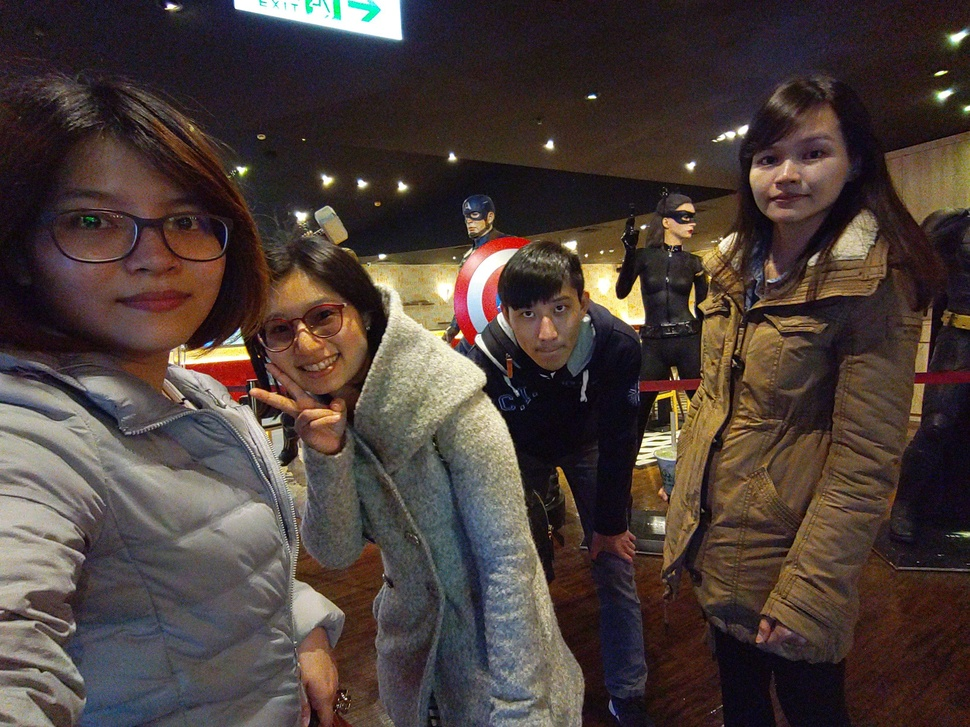
#> input picture data/2_97.jpg, 970 x 727 px, shrunk from 3264 x 2448 before the run, found by its file name
$ python stereographic.py
#> lines starting #> are read from the running program, lines starting #| are printed output that depends on the picture
import cv2
import numpy as np
import matplotlib.pyplot as plt


def FOV2f(fov, diagnoal):

    f = diagnoal / (2 * np.tan(fov / 2))
    return f


def correct(image, fov):

    h, w, _ = image.shape
    d = min(h, w)
    f = FOV2f(fov, d)
    r0 = d / (2 * np.tan(0.5 * np.arctan(d / (2 * f))))

    x = (np.arange(0, w, 1) - w / 2).astype(np.float32)
    y = (np.arange(0, h, 1) - h / 2).astype(np.float32)
    x, y = np.meshgrid(x, y)

    coords = np.stack([x, y], axis=-1)
    rp = np.linalg.norm(coords, axis=-1)
    ru = r0 * np.tan(0.5 * np.arctan(rp / f))

    x = x / ru * rp + w / 2
    y = y / ru * rp + h / 2

    out = cv2.remap(image, x, y, interpolation=cv2.INTER_LINEAR)

    return out


def get_uniform_stereo_mesh(image, fov, Q, mesh_ds_ratio):

    H, W, _ = image.shape
    Hm = H // mesh_ds_ratio + 2 * Q
    Wm = W // mesh_ds_ratio + 2 * Q
    d = min(Hm, Wm) * mesh_ds_ratio
    f = FOV2f(fov, d)
    r0 = d / (2 * np.tan(0.5 * np.arctan(d / (2 * f))))

    x = (np.arange(0, Wm, 1)).astype(np.float32) - (Wm // 2) + 0.5
    y = (np.arange(0, Hm, 1)).astype(np.float32) - (Hm // 2) + 0.5
    x = x * mesh_ds_ratio
    y = y * mesh_ds_ratio
    x, y = np.meshgrid(x, y)

    mesh_uniform = np.stack([x, y], axis=0)
    rp = np.linalg.norm(mesh_uniform, axis=0)
    ru = r0 * np.tan(0.5 * np.arctan(rp / f))

    x = x / ru * rp
    y = y / ru * rp
    mesh_stereo = np.stack([x, y], axis=0)

    return mesh_uniform, mesh_stereo


if __name__ == "__main__":

    image = cv2.imread("data/2_97.jpg")[::4, ::4, :]
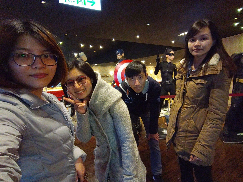
#> image: shape (182, 243, 3); mean B, G, R 57.7, 62.3, 75.4
    out = correct(image, np.pi * 97 / 180)
#> in correct, `out = cv2.remap(image, x, y, interpolation=cv2.INTER_LINEAR)`:
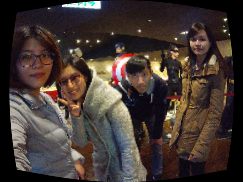
#> out: shape (182, 243, 3); mean B, G, R 50.6, 55.5, 66.9
    plt.imshow(image[:, :, ::-1])
    plt.axis("off")
    plt.show()
    plt.imshow(out[:, :, ::-1])
    plt.axis("off")
    plt.show()

$ run again, with data/11_120.jpg copied over data/2_97.jpg
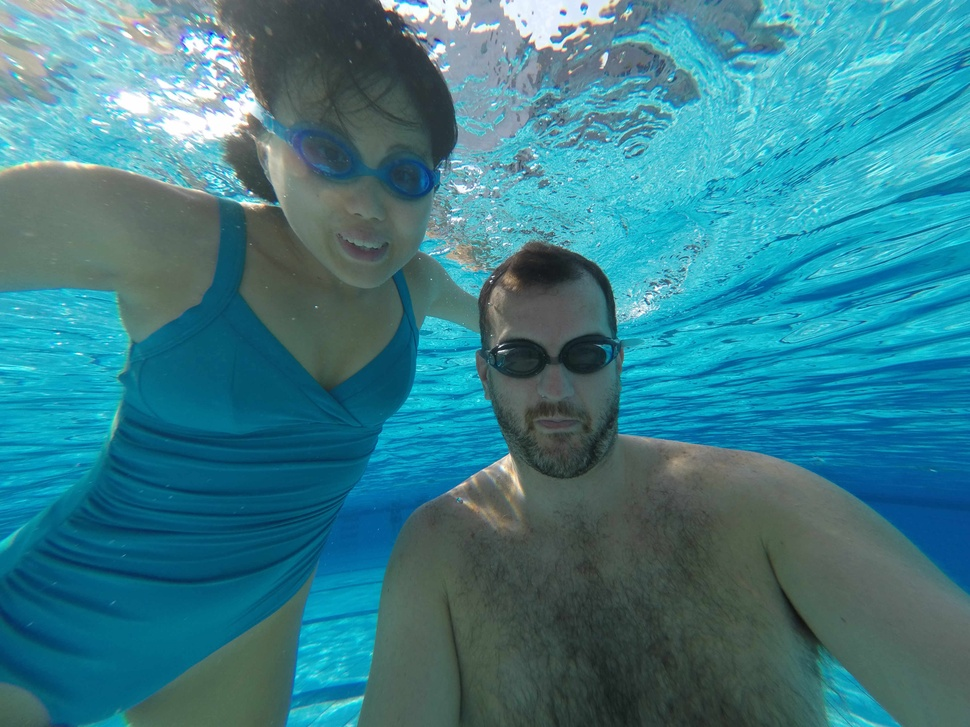
#> input picture data/11_120.jpg, 970 x 727 px, shrunk from 4000 x 3000 before the run, found by its file name
#> `image = cv2.imread("data/2_97.jpg")[::4, ::4, :]`:
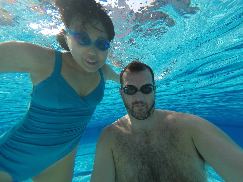
#> image: shape (182, 243, 3); mean B, G, R 138.2, 125.6, 57.1
#> in correct, `out = cv2.remap(image, x, y, interpolation=cv2.INTER_LINEAR)`:
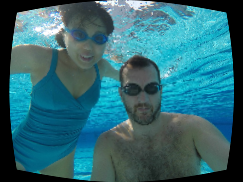
#> out: shape (182, 243, 3); mean B, G, R 115.5, 105.1, 48.3

$ run again, with data/12_116.jpg copied over data/2_97.jpg
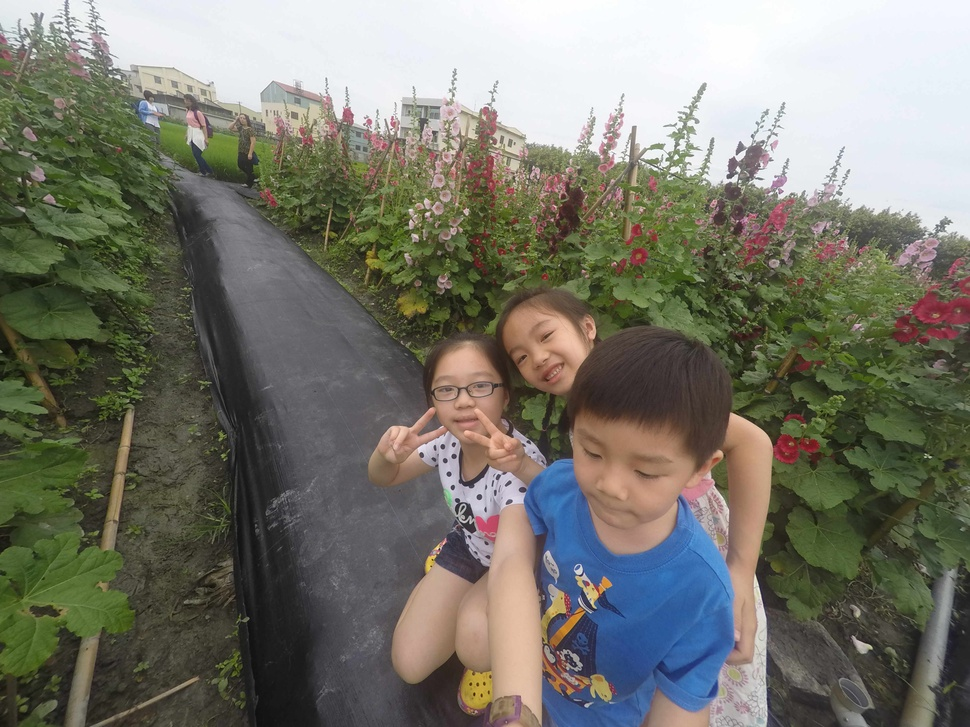
#> input picture data/12_116.jpg, 970 x 727 px, shrunk from 4000 x 3000 before the run, found by its file name
#> `image = cv2.imread("data/2_97.jpg")[::4, ::4, :]`:
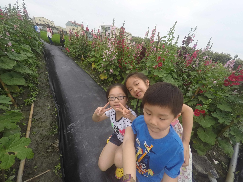
#> image: shape (182, 243, 3); mean B, G, R 107.5, 118.7, 119
#> in correct, `out = cv2.remap(image, x, y, interpolation=cv2.INTER_LINEAR)`:
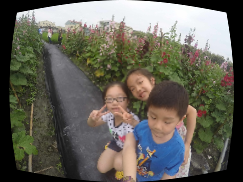
#> out: shape (182, 243, 3); mean B, G, R 89.4, 99, 100.7

$ run again, with data/13_116.jpg copied over data/2_97.jpg
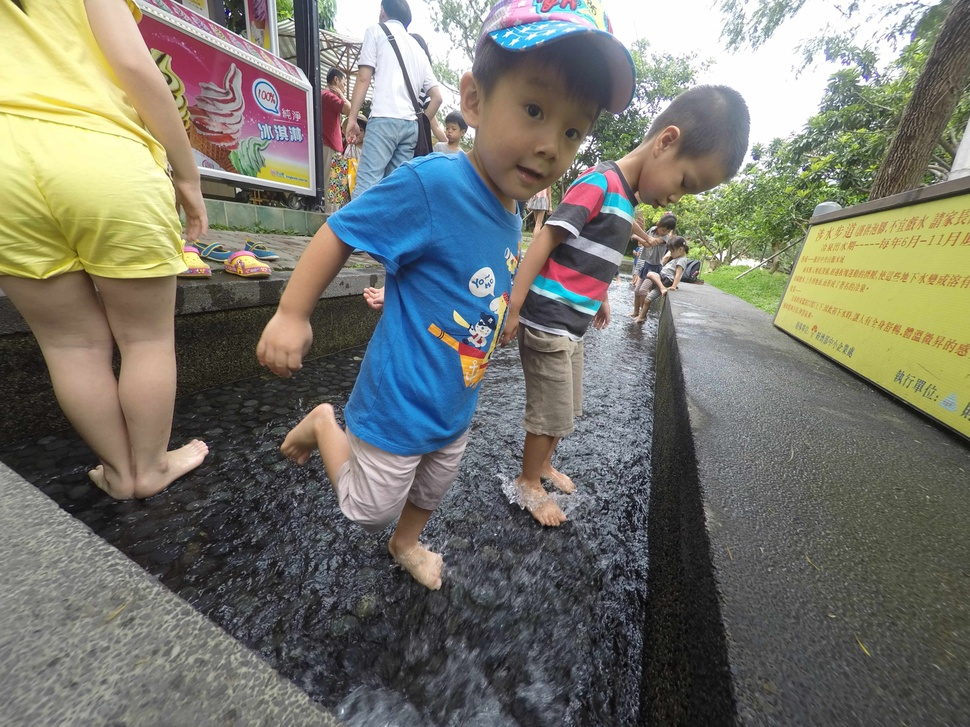
#> input picture data/13_116.jpg, 970 x 727 px, shrunk from 4000 x 3000 before the run, found by its file name
#> `image = cv2.imread("data/2_97.jpg")[::4, ::4, :]`:
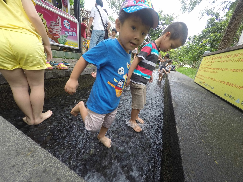
#> image: shape (182, 243, 3); mean B, G, R 110, 119.2, 119.4
#> in correct, `out = cv2.remap(image, x, y, interpolation=cv2.INTER_LINEAR)`:
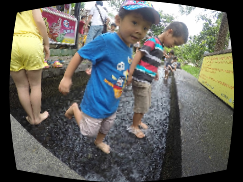
#> out: shape (182, 243, 3); mean B, G, R 95.1, 99.5, 98.4
